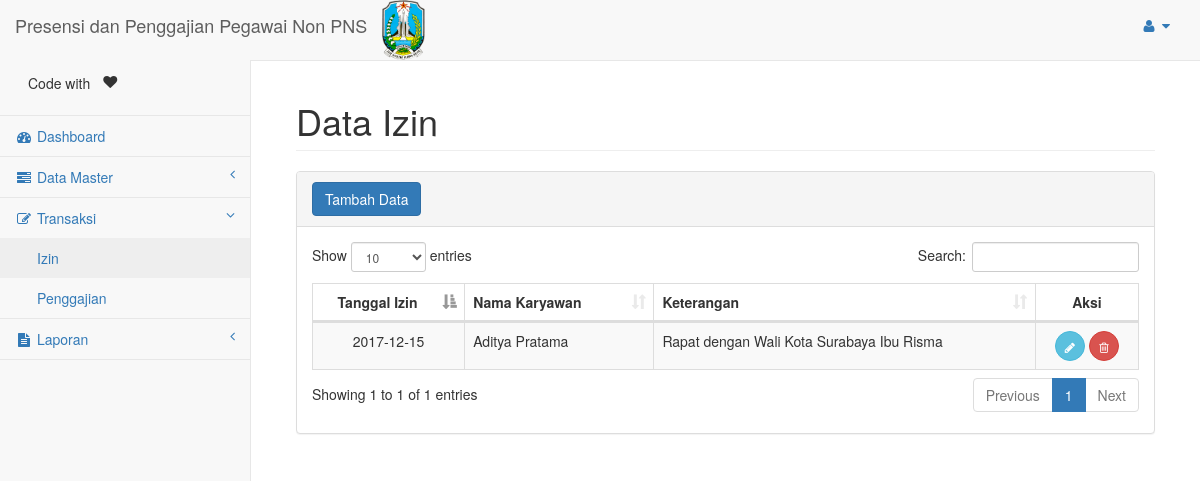
The page /page/izin_list.php (signed in) on the database its author committed.
### tables this page shows
CREATE TABLE IF NOT EXISTS `izin` (
`ID_IZIN` int(11) NOT NULL,
  `ID_KAR` varchar(12) NOT NULL,
  `TGL_IZIN` date DEFAULT NULL,
  `KET_IZIN` varchar(100) DEFAULT NULL
);

CREATE TABLE IF NOT EXISTS `karyawan` (
  `ID_KAR` varchar(12) NOT NULL,
  `ID_JABATAN` varchar(12) NOT NULL,
  `NAMA_KAR` varchar(100) DEFAULT NULL,
  `ALAMAT_KAR` varchar(150) DEFAULT NULL,
  `NO_TELP_KAR` char(12) DEFAULT NULL,
  `STS_KAR` char(1) DEFAULT NULL,
  `KODE_KAR` varchar(6) DEFAULT NULL,
  `TGL_LHR_KAR` date DEFAULT NULL,
  `AGAMA_KAR` varchar(50) DEFAULT NULL,
  `JKEL_KAR` char(1) DEFAULT NULL,
  `TL_KAR` varchar(50) DEFAULT NULL
);

### page/izin_list.php (the view, shortened to what this page needs)
<?php
	include('header.php');
	$q = "SELECT i.id_izin,k.nama_kar,i.tgl_izin, i.ket_izin, i.id_kar  ";
	$q.= "FROM izin i JOIN karyawan k ON i.id_kar = k.id_kar ORDER by i.id_izin ";
	$rs = mysql_query($q);
?>
<div class="col-lg-12">
    <h1 class="page-header">Data Izin</h1>
</div>
<div class="col-lg-12 ">
	<div class="panel panel-default">
        <div class="panel-heading">
           	<a href="izin_detail.php" class="btn btn-primary">Tambah Data</a>
        </div>
        <div class="panel-body">
            <div class="dataTable_wrapper table-responsive">
            	<table class="table table-striped table-bordered table-hover" id="izin">
            		<thead>
            			<tr>
	                        <th class="text-center">Tanggal Izin</th>
                            <th>Nama Karyawan</th>
                            <th>Keterangan</th>
	                        <th class="text-center">Aksi</th>
            			</tr>
            		</thead>
            		<tbody>
            			<?php
            				while ($row = mysql_fetch_array($rs)) {
            			?>
            			<tr>
            				<td class="text-center"><?= $row['tgl_izin'] ?></td>
                            <td><?= $row['nama_kar'] ?></td>
            				<td><?= $row['ket_izin'] ?></td>
            				<td class="text-center">
            					<a href="izin_detail.php?id_izin=<?=$row['id_izin']?>" class="btn btn-info btn-circle"><i class="fa fa-pencil"></i></a>
            					<span onclick="if(confirm('Apakah anda yakin akan menghapus data Izin <?=$row['nama_kar']?> ?')){location.href='izin_list.php?id_izin=<?=$row['id_izin']?>&tgl_izin=<?=$row['tgl_izin']?>&id_kar=<?=$row['id_kar']?>&delete=delete'}" class="btn btn-danger btn-circle"><i class="fa fa-trash-o"></i></span>
            				</td>
            			</tr>
            			<?php
            				}
            			 ?>
            		</tbody>
            	</table>
            </div>
        </div>
    </div>
</div>
<?php include('footer.php') ?>

### rows shown on the page
izin: TGL_IZIN "2017-12-15", ID_KAR.NAMA_KAR "Aditya Pratama", KET_IZIN "Rapat dengan Wali Kota Surabaya Ibu Risma"
